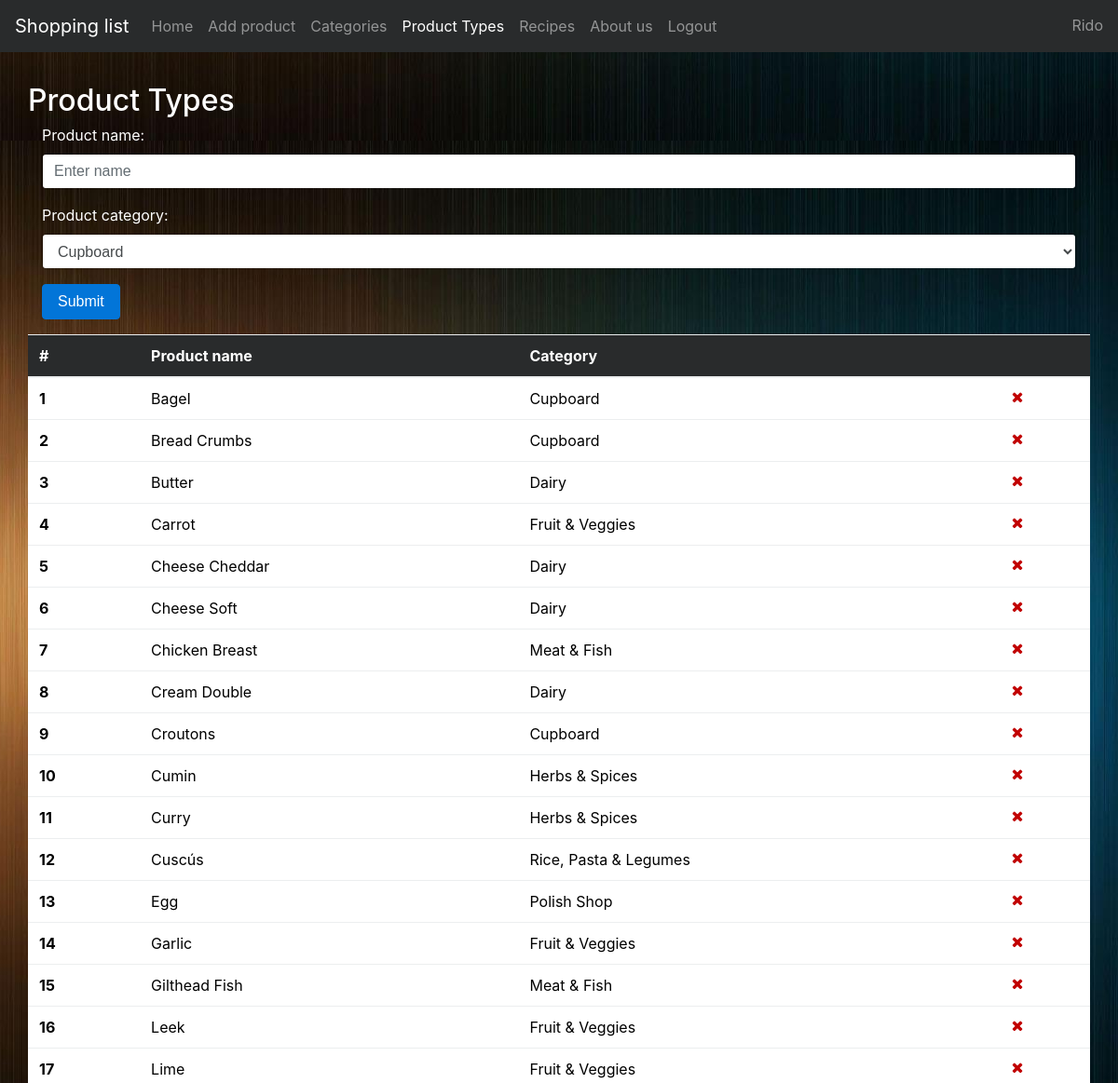
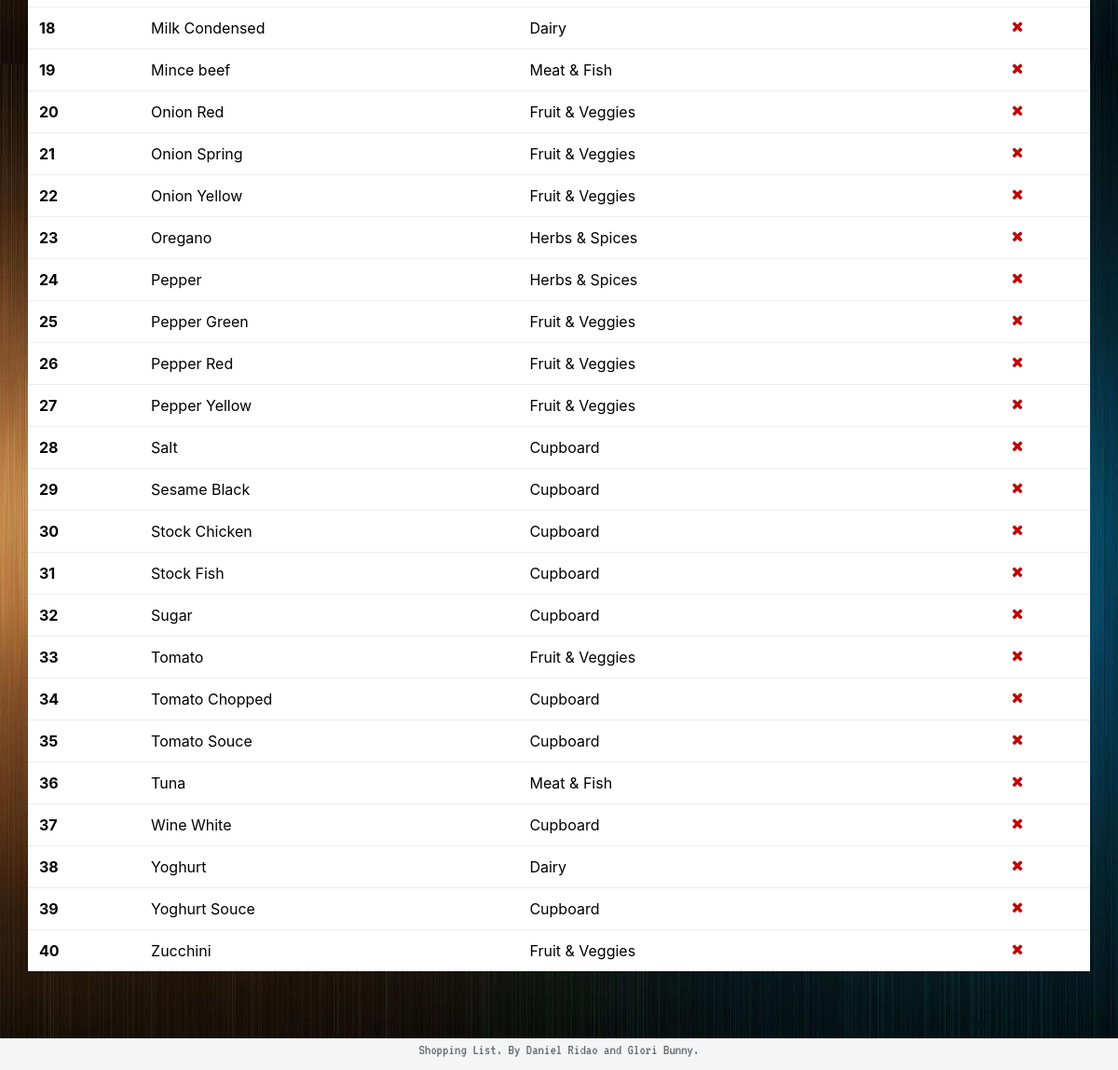
Screenshot of /shoppinglist/productTypes/ (signed in) with the database file from the repository (2 pictures, top to bottom).
### shoppinglist/models.py (models this page shows, shortened)
class PredefinedProduct(models.Model):
	name = models.CharField(max_length=MODEL_PREDEFINED_PRODUCT_NAME_LENGTH, unique=True)
	category = models.ForeignKey(Category, on_delete=models.CASCADE, default=0)
	class Meta():
		ordering = ["name"]

class Category(models.Model):
	name = models.CharField(max_length=MODEL_CATEGORY_NAME_LENGTH, unique=True)
	def __str__(self):
		return self.name
	class Meta():
		ordering = ["name"]

### shoppinglist/views.py (the view)
@login_required(login_url=LOGIN_URL)
def adminProductType(request):
	if request.method == "POST":
		form = ProductTypeForm(request.POST)
		if form.is_valid():
			productType = form.save(commit=False)
			productType.save()
			return redirect('shoppinglist:adminProductType')
	else:
		form = ProductTypeForm()
	products = PredefinedProduct.objects.all().order_by('name')
	return render(request, 'shoppinglist/adminProductType.html', {"form": form, "products": products})

### shoppinglist/forms.py
class ProductTypeForm(forms.ModelForm):
	category = forms.ModelChoiceField(queryset=Category.objects.all(), widget=forms.Select(attrs={'class': 'form-control'}), empty_label=None)
	def __init__(self, *args, **kwargs):
		super(ProductTypeForm, self).__init__(*args, **kwargs)
		self.fields['name'].label = "Product name"
		self.fields['category'].label = "Product category"
	class Meta:
		model = PredefinedProduct
		fields = ('name', 'category')
		widgets = {
			'name': forms.TextInput(attrs={'class': 'form-control', 'placeholder': 'Enter name', 'min': 3, 'max': MODEL_PREDEFINED_PRODUCT_NAME_LENGTH})
		}

### shoppinglist/templates/shoppinglist/adminProductType.html (shortened to what this page needs)
{% extends "shoppinglist/main_template.html" %}
{% block adminProductType %}
<li class="nav-item active">
	<a class="nav-link" href="{% url 'shoppinglist:adminProductType' %}">Product Types <span class="sr-only">(current)</span></a>
</li>
{% endblock %}
{% block content %}
<div class="row">
	<h2>Product Types</h2>
</div>
<form method="POST">{% csrf_token %}
	<div class="form-group">
		{{ form.name.label_tag }}
		{{ form.name }}
	</div>
	<div class="form-group">
		{{ form.category.label_tag }}
		{{ form.category }}
	</div>
	<button type="submit" class="btn btn-primary">Submit</button>
</form>
<div class="row">
	<table class="table" style="background-color: white; color: black">
	  <thead class="thead-inverse">
	    <tr>
	      <th>#</th>
	      <th>Product name</th>
	      <th>Category</th>
	      <th></th>
	    </tr>
	  </thead>
	  <tbody>
	{% for product in products %}
	    <tr>
	      <th scope="row">{{ forloop.counter }}</th>
	      <td>{{ product.name }}</td>
	      <td>{{ product.category }}</td>
	      <td><a href="{% url 'shoppinglist:removeProductType' productTypeId=product.id %}"><i class="fa fa-times cancel-color" aria-hidden="true"></i></a></td>
	    </tr>
	{% endfor %}
	  </tbody>
	</table>
</div>
{% endblock %}

### shoppinglist/templates/shoppinglist/main_template.html (shortened to what this page needs)
<html>
   {% load static %}
   <link rel="stylesheet" type="text/css" href="{% static 'shoppinglist/bootstrap/css/bootstrap.min.css' %}" />
   <link rel="stylesheet" href="{% static 'shoppinglist/font-awesome/css/font-awesome.min.css' %}">
   <link rel="stylesheet" type="text/css" href="{% static 'shoppinglist/custom.css' %}" />
   <head>
   </head>
   <body>
      <nav class="navbar navbar-toggleable-md navbar-inverse bg-inverse mb-4">
         <a class="navbar-brand" href="#">Shopping list</a>
         <div class="collapse navbar-collapse" id="navbarCollapse">
            <ul class="navbar-nav mr-auto">
               {% block index %}
               <li class="nav-item">
                  <a class="nav-link" href="{% url 'shoppinglist:index' %}">Home</a>
               </li>
               {% endblock %}
               {% block add %}
               <li class="nav-item">
                  <a class="nav-link" href="{% url 'shoppinglist:addProduct' %}">Add product</a>
               </li>
               {% endblock %}
               {% block adminCategory %}
               <li class="nav-item">
                  <a class="nav-link" href="{% url 'shoppinglist:adminCategory' %}">Categories</a>
               </li>
               {% endblock %}
               {% block adminProductType %}{% endblock %}
               {% block recipes %}
               <li class="nav-item">
                  <a class="nav-link" href="{% url 'shoppinglist:recipes' %}">Recipes</a>
               </li>
               {% endblock %}
               {% block about %}
               <li class="nav-item">
                  <a class="nav-link" href="{% url 'shoppinglist:aboutUs' %}">About us</a>
               </li>
               {% endblock %}
               <li class="nav-item">
                  <a class="nav-link" href="{% url 'shoppinglist:logout' %}">Logout</a>
               </li>
            </ul>
            <span class="navbar-text">
               {{ user.username|title }}
            </span>
         </div>
      </nav>
      <div id="main-container" class="container">
      {% block content %}{% endblock %}
      </div>
      <div id="footer-separator">
      </div>
      <footer class="row">
         <span id="footer-inner" class="text-muted font-console font-sm">Shopping List. By Daniel Ridao and Glori Bunny.</span>
      </footer>
   </body>
</html>

### shoppinglist/static/shoppinglist/custom.css (style rules this page uses)
body { background: white url("images/background.jpg") right bottom; background-repeat: repeat-y; background-attachment: fixed; color: white; }
footer { position: fixed; margin: 0px !important; bottom: 0; width: 100%; height: 34px; background-color: #f5f5f5; }
#footer-separator { height: 90px; }
#main-container { padding-top: 10px; }
#footer-inner { text-align: center; width: 100%; }
.cancel-color { color: #C10000; }
.font-console { font-family: 'VT323'; }

### rows the page displays
PredefinedProduct: name "Bagel", category "Cupboard"
PredefinedProduct: name "Bread Crumbs", category "Cupboard"
PredefinedProduct: name "Butter", category "Dairy"
PredefinedProduct: name "Carrot", category "Fruit & Veggies"
PredefinedProduct: name "Cheese Cheddar", category "Dairy"
PredefinedProduct: name "Cheese Soft", category "Dairy"
PredefinedProduct: name "Chicken Breast", category "Meat & Fish"
PredefinedProduct: name "Cream Double", category "Dairy"
PredefinedProduct: name "Croutons", category "Cupboard"
PredefinedProduct: name "Cumin", category "Herbs & Spices"
PredefinedProduct: name "Curry", category "Herbs & Spices"
PredefinedProduct: name "Cuscús", category "Rice, Pasta & Legumes"
PredefinedProduct: name "Egg", category "Polish Shop"
PredefinedProduct: name "Garlic", category "Fruit & Veggies"
PredefinedProduct: name "Gilthead Fish", category "Meat & Fish"
PredefinedProduct: name "Leek", category "Fruit & Veggies"
PredefinedProduct: name "Lime", category "Fruit & Veggies"
PredefinedProduct: name "Milk Condensed", category "Dairy"
PredefinedProduct: name "Mince beef", category "Meat & Fish"
PredefinedProduct: name "Onion Red", category "Fruit & Veggies"
PredefinedProduct: name "Onion Spring", category "Fruit & Veggies"
PredefinedProduct: name "Onion Yellow", category "Fruit & Veggies"
PredefinedProduct: name "Oregano", category "Herbs & Spices"
PredefinedProduct: name "Pepper", category "Herbs & Spices"
PredefinedProduct: name "Pepper Green", category "Fruit & Veggies"
PredefinedProduct: name "Pepper Red", category "Fruit & Veggies"
PredefinedProduct: name "Pepper Yellow", category "Fruit & Veggies"
PredefinedProduct: name "Salt", category "Cupboard"
PredefinedProduct: name "Sesame Black", category "Cupboard"
PredefinedProduct: name "Stock Chicken", category "Cupboard"
PredefinedProduct: name "Stock Fish", category "Cupboard"
PredefinedProduct: name "Sugar", category "Cupboard"
PredefinedProduct: name "Tomato", category "Fruit & Veggies"
PredefinedProduct: name "Tomato Chopped", category "Cupboard"
PredefinedProduct: name "Tomato Souce", category "Cupboard"
PredefinedProduct: name "Tuna", category "Meat & Fish"
PredefinedProduct: name "Wine White", category "Cupboard"
PredefinedProduct: name "Yoghurt", category "Dairy"
PredefinedProduct: name "Yoghurt Souce", category "Cupboard"
PredefinedProduct: name "Zucchini", category "Fruit & Veggies"

### other values shown
{{ user.username|title }} "Rido"
